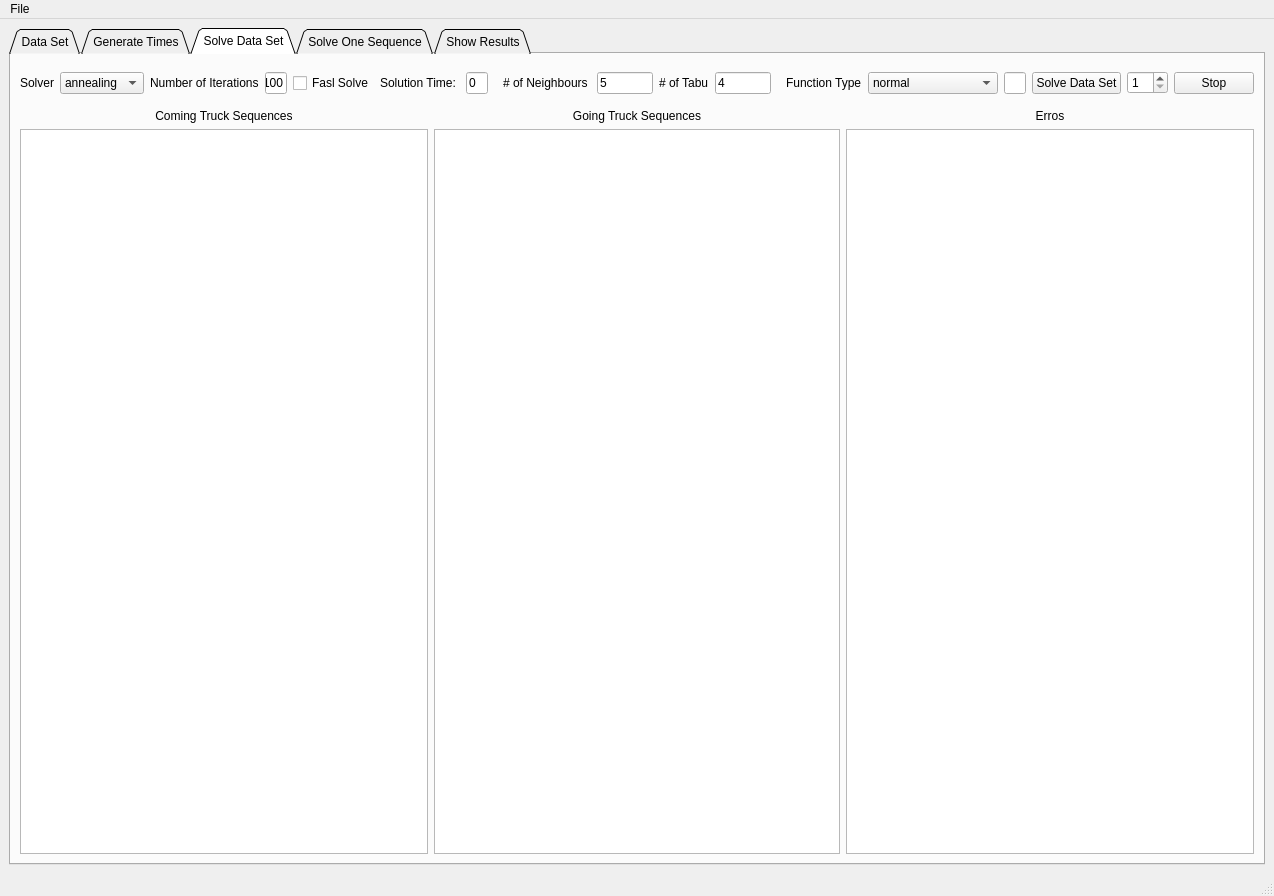
<?xml version="1.0" encoding="UTF-8"?>
<ui version="4.0">
 <class>MainWindow</class>
 <widget class="QMainWindow" name="MainWindow">
  <property name="geometry">
   <rect>
    <x>0</x>
    <y>0</y>
    <width>1274</width>
    <height>896</height>
   </rect>
  </property>
  <property name="windowTitle">
   <string>Cross Docking Solver</string>
  </property>
  <widget class="QWidget" name="centralwidget">
   <layout class="QGridLayout" name="gridLayout_9">
    <item row="0" column="0">
     <widget class="QTabWidget" name="tab_view">
      <property name="layoutDirection">
       <enum>Qt::LeftToRight</enum>
      </property>
      <property name="tabPosition">
       <enum>QTabWidget::North</enum>
      </property>
      <property name="tabShape">
       <enum>QTabWidget::Triangular</enum>
      </property>
      <property name="currentIndex">
       <number>2</number>
      </property>
      <property name="elideMode">
       <enum>Qt::ElideLeft</enum>
      </property>
      <property name="documentMode">
       <bool>false</bool>
      </property>
      <property name="tabsClosable">
       <bool>false</bool>
      </property>
      <property name="movable">
       <bool>false</bool>
      </property>
      <property name="tabBarAutoHide">
       <bool>false</bool>
      </property>
      <widget class="QWidget" name="tab_1">
       <attribute name="title">
        <string>Data Set</string>
       </attribute>
       <layout class="QGridLayout" name="gridLayout_3" columnstretch="1,5">
        <item row="0" column="0">
         <layout class="QVBoxLayout" name="verticalLayout">
          <item>
           <layout class="QFormLayout" name="formLayout">
            <property name="sizeConstraint">
             <enum>QLayout::SetFixedSize</enum>
            </property>
            <item row="0" column="0">
             <widget class="QLabel" name="numberOfInboundTrucksLabel">
              <property name="text">
               <string>Number of Inbound Trucks</string>
              </property>
             </widget>
            </item>
            <item row="0" column="1">
             <widget class="QSpinBox" name="numberOfInboundTrucksSpinBox"/>
            </item>
            <item row="1" column="0">
             <widget class="QLabel" name="numberOfOutboundTrucksLabel">
              <property name="text">
               <string>Number of Outbound Trucks</string>
              </property>
             </widget>
            </item>
            <item row="1" column="1">
             <widget class="QSpinBox" name="numberOfOutboundTrucksSpinBox"/>
            </item>
            <item row="2" column="0">
             <widget class="QLabel" name="numberOfCompoundTrucksLabel">
              <property name="text">
               <string>Number of Compound Trucks</string>
              </property>
             </widget>
            </item>
            <item row="2" column="1">
             <widget class="QSpinBox" name="numberOfCompoundTrucksSpinBox"/>
            </item>
            <item row="3" column="0">
             <widget class="QLabel" name="numberOfReceivingDoorsLabel">
              <property name="text">
               <string>Number of Receiving Doors</string>
              </property>
             </widget>
            </item>
            <item row="3" column="1">
             <widget class="QSpinBox" name="numberOfReceivingDoorsSpinBox"/>
            </item>
            <item row="4" column="0">
             <widget class="QLabel" name="numberOfShippingDoorsLabel">
              <property name="text">
               <string>Number of Shipping Doors</string>
              </property>
             </widget>
            </item>
            <item row="4" column="1">
             <widget class="QSpinBox" name="numberOfShippingDoorsSpinBox"/>
            </item>
            <item row="5" column="0">
             <widget class="QLabel" name="numberOfGoodsLabel">
              <property name="text">
               <string>Number of Goods</string>
              </property>
             </widget>
            </item>
            <item row="5" column="1">
             <widget class="QSpinBox" name="numberOfGoodsSpinBox"/>
            </item>
            <item row="6" column="0">
             <widget class="QLabel" name="loadingTumeLabel">
              <property name="text">
               <string>Loading Time</string>
              </property>
             </widget>
            </item>
            <item row="6" column="1">
             <widget class="QLineEdit" name="loadingTumeLineEdit"/>
            </item>
            <item row="8" column="0">
             <widget class="QLabel" name="truckChangeoverTimeLabel">
              <property name="text">
               <string>Truck Changeover Time</string>
              </property>
             </widget>
            </item>
            <item row="8" column="1">
             <widget class="QLineEdit" name="truckChangeoverTimeLineEdit"/>
            </item>
            <item row="9" column="0">
             <widget class="QLabel" name="effectOfTheArrivalTimesOnMakespanLabel">
              <property name="text">
               <string>Effect of the arrival times on makespan</string>
              </property>
             </widget>
            </item>
            <item row="9" column="1">
             <widget class="QLineEdit" name="effectOfTheArrivalTimesOnMakespanLineEdit"/>
            </item>
            <item row="10" column="0">
             <widget class="QLabel" name="truckTransferTimeLabel">
              <property name="text">
               <string>Truck Transfer Time</string>
              </property>
             </widget>
            </item>
            <item row="10" column="1">
             <widget class="QLineEdit" name="truckTransferTimeLineEdit"/>
            </item>
            <item row="11" column="0">
             <widget class="QLabel" name="inboundArrivalTimeLabel">
              <property name="text">
               <string>Inbound Arrival Time</string>
              </property>
             </widget>
            </item>
            <item row="11" column="1">
             <widget class="QLineEdit" name="inboundArrivalTimeLineEdit"/>
            </item>
            <item row="12" column="0">
             <widget class="QLabel" name="outboundArrivalTimeLabel">
              <property name="text">
               <string>Outbound Arrival Time</string>
              </property>
             </widget>
            </item>
            <item row="12" column="1">
             <widget class="QLineEdit" name="outboundArrivalTimeLineEdit"/>
            </item>
            <item row="13" column="0">
             <widget class="QLabel" name="goodTransferTimeLabel">
              <property name="text">
               <string>Good Transfer Time</string>
              </property>
             </widget>
            </item>
            <item row="13" column="1">
             <widget class="QLineEdit" name="goodTransferTimeLineEdit"/>
            </item>
            <item row="14" column="0">
             <widget class="QLabel" name="numberOfDataSetsLabel">
              <property name="text">
               <string>Number of Data Sets</string>
              </property>
             </widget>
            </item>
            <item row="14" column="1">
             <widget class="QSpinBox" name="numberOfDataSetsSpinBox">
              <property name="minimum">
               <number>0</number>
              </property>
              <property name="value">
               <number>0</number>
              </property>
             </widget>
            </item>
            <item row="7" column="0">
             <widget class="QLabel" name="label_20">
              <property name="text">
               <string>Unloading Time</string>
              </property>
             </widget>
            </item>
            <item row="7" column="1">
             <widget class="QLineEdit" name="unloading_time_edit"/>
            </item>
           </layout>
          </item>
          <item>
           <widget class="ClipboardTableView" name="datasettable">
            <property name="accessibleDescription">
             <string/>
            </property>
            <property name="lineWidth">
             <number>1</number>
            </property>
            <property name="editTriggers">
             <set>QAbstractItemView::DoubleClicked</set>
            </property>
            <property name="tabKeyNavigation">
             <bool>false</bool>
            </property>
            <property name="selectionMode">
             <enum>QAbstractItemView::ExtendedSelection</enum>
            </property>
            <property name="sortingEnabled">
             <bool>true</bool>
            </property>
            <attribute name="horizontalHeaderCascadingSectionResizes">
             <bool>true</bool>
            </attribute>
            <attribute name="horizontalHeaderDefaultSectionSize">
             <number>70</number>
            </attribute>
           </widget>
          </item>
         </layout>
        </item>
        <item row="0" column="1">
         <layout class="QVBoxLayout" name="verticalLayout_2">
          <item>
           <widget class="ClipboardTableView" name="inbound_good_table">
            <property name="editTriggers">
             <set>QAbstractItemView::DoubleClicked</set>
            </property>
           </widget>
          </item>
          <item>
           <widget class="ClipboardTableView" name="compound_coming_good_table">
            <property name="editTriggers">
             <set>QAbstractItemView::DoubleClicked</set>
            </property>
           </widget>
          </item>
          <item>
           <widget class="ClipboardTableView" name="outbound_good_table">
            <property name="editTriggers">
             <set>QAbstractItemView::DoubleClicked</set>
            </property>
           </widget>
          </item>
          <item>
           <widget class="ClipboardTableView" name="compound_going_good_table">
            <property name="editTriggers">
             <set>QAbstractItemView::DoubleClicked</set>
            </property>
           </widget>
          </item>
         </layout>
        </item>
       </layout>
      </widget>
      <widget class="QWidget" name="tab">
       <attribute name="title">
        <string>Generate Times</string>
       </attribute>
       <layout class="QGridLayout" name="gridLayout_2">
        <item row="2" column="1">
         <layout class="QVBoxLayout" name="verticalLayout_4">
          <item>
           <widget class="QLabel" name="label_2">
            <property name="text">
             <string>Leaving Times Lower Boundary</string>
            </property>
            <property name="alignment">
             <set>Qt::AlignCenter</set>
            </property>
           </widget>
          </item>
          <item>
           <widget class="ClipboardTableView" name="leaving_lower_table">
            <property name="editTriggers">
             <set>QAbstractItemView::NoEditTriggers</set>
            </property>
           </widget>
          </item>
         </layout>
        </item>
        <item row="0" column="1">
         <widget class="QPushButton" name="print_gams">
          <property name="text">
           <string>Gams Output</string>
          </property>
         </widget>
        </item>
        <item row="2" column="2">
         <layout class="QVBoxLayout" name="verticalLayout_5">
          <item>
           <widget class="QLabel" name="label_3">
            <property name="text">
             <string>lLeaving Times Upper  Boundary</string>
            </property>
            <property name="alignment">
             <set>Qt::AlignCenter</set>
            </property>
           </widget>
          </item>
          <item>
           <widget class="ClipboardTableView" name="leaving_upper_table">
            <property name="editTriggers">
             <set>QAbstractItemView::NoEditTriggers</set>
            </property>
           </widget>
          </item>
         </layout>
        </item>
        <item row="0" column="2">
         <widget class="QPushButton" name="print_text">
          <property name="text">
           <string>Text Output</string>
          </property>
         </widget>
        </item>
        <item row="0" column="0">
         <widget class="QPushButton" name="generate_times_button">
          <property name="text">
           <string>Generate</string>
          </property>
         </widget>
        </item>
        <item row="2" column="0">
         <layout class="QVBoxLayout" name="verticalLayout_3">
          <item>
           <widget class="QLabel" name="label">
            <property name="text">
             <string>Arrival Times</string>
            </property>
            <property name="alignment">
             <set>Qt::AlignCenter</set>
            </property>
           </widget>
          </item>
          <item>
           <widget class="ClipboardTableView" name="arrival_time_table">
            <property name="editTriggers">
             <set>QAbstractItemView::NoEditTriggers</set>
            </property>
           </widget>
          </item>
         </layout>
        </item>
        <item row="1" column="0">
         <widget class="QPushButton" name="generate_new_boundaries_button">
          <property name="text">
           <string>Generate New Boundaries</string>
          </property>
         </widget>
        </item>
       </layout>
      </widget>
      <widget class="QWidget" name="tab_2">
       <attribute name="title">
        <string>Solve Data Set</string>
       </attribute>
       <layout class="QGridLayout" name="gridLayout_7" rowstretch="0,3">
        <item row="0" column="0" colspan="3">
         <layout class="QHBoxLayout" name="horizontalLayout_4">
          <item>
           <widget class="QLabel" name="solverLabel">
            <property name="text">
             <string>Solver</string>
            </property>
           </widget>
          </item>
          <item>
           <widget class="QComboBox" name="solverComboBox">
            <item>
             <property name="text">
              <string>annealing</string>
             </property>
            </item>
            <item>
             <property name="text">
              <string>tabu</string>
             </property>
            </item>
           </widget>
          </item>
          <item>
           <widget class="QLabel" name="numberOfIterationsLabel">
            <property name="text">
             <string>Number of Iterations</string>
            </property>
           </widget>
          </item>
          <item>
           <widget class="QLineEdit" name="numberOfIterationsLineEdit">
            <property name="text">
             <string>100</string>
            </property>
           </widget>
          </item>
          <item>
           <widget class="QCheckBox" name="fast_solve_check_box">
            <property name="text">
             <string>Fasl Solve</string>
            </property>
           </widget>
          </item>
          <item>
           <widget class="QLabel" name="label_19">
            <property name="text">
             <string>Solution Time: </string>
            </property>
           </widget>
          </item>
          <item>
           <widget class="QLineEdit" name="solution_time_label">
            <property name="text">
             <string>0</string>
            </property>
           </widget>
          </item>
          <item>
           <widget class="QStackedWidget" name="stackedWidget">
            <property name="currentIndex">
             <number>1</number>
            </property>
            <widget class="QWidget" name="page">
             <layout class="QGridLayout" name="gridLayout_4">
              <item row="0" column="0">
               <layout class="QHBoxLayout" name="horizontalLayout">
                <item>
                 <widget class="QLabel" name="label_7">
                  <property name="text">
                   <string>Temperature</string>
                  </property>
                 </widget>
                </item>
                <item>
                 <widget class="QLineEdit" name="tempereature_line_edit">
                  <property name="text">
                   <string>100</string>
                  </property>
                 </widget>
                </item>
                <item>
                 <widget class="QLabel" name="label_9">
                  <property name="text">
                   <string>Decay Factor</string>
                  </property>
                 </widget>
                </item>
                <item>
                 <widget class="QLineEdit" name="decav_factor_line_edit">
                  <property name="text">
                   <string>0.9</string>
                  </property>
                 </widget>
                </item>
               </layout>
              </item>
             </layout>
            </widget>
            <widget class="QWidget" name="page_2">
             <layout class="QGridLayout" name="gridLayout_8">
              <item row="0" column="0">
               <layout class="QHBoxLayout" name="horizontalLayout_3">
                <item>
                 <widget class="QLabel" name="label_10">
                  <property name="text">
                   <string># of Neighbours </string>
                  </property>
                 </widget>
                </item>
                <item>
                 <widget class="QLineEdit" name="number_of_tabu_neighbours_line_edit">
                  <property name="text">
                   <string>5</string>
                  </property>
                 </widget>
                </item>
                <item>
                 <widget class="QLabel" name="label_11">
                  <property name="text">
                   <string># of Tabu</string>
                  </property>
                 </widget>
                </item>
                <item>
                 <widget class="QLineEdit" name="number_of_tabu_line_edit">
                  <property name="text">
                   <string>4</string>
                  </property>
                 </widget>
                </item>
               </layout>
              </item>
             </layout>
            </widget>
           </widget>
          </item>
          <item>
           <widget class="QLabel" name="label_21">
            <property name="text">
             <string>Function Type</string>
            </property>
           </widget>
          </item>
          <item>
           <widget class="QComboBox" name="function_combo_box">
            <item>
             <property name="text">
              <string>normal</string>
             </property>
            </item>
            <item>
             <property name="text">
              <string>number_of_goods</string>
             </property>
            </item>
            <item>
             <property name="text">
              <string>total_tardiness</string>
             </property>
            </item>
            <item>
             <property name="text">
              <string>cmax</string>
             </property>
            </item>
            <item>
             <property name="text">
              <string>late_truck</string>
             </property>
            </item>
            <item>
             <property name="text">
              <string/>
             </property>
            </item>
           </widget>
          </item>
          <item>
           <widget class="QLineEdit" name="time_limit_edit"/>
          </item>
          <item>
           <widget class="QPushButton" name="solve_data_set_button">
            <property name="text">
             <string>Solve Data Set</string>
            </property>
           </widget>
          </item>
          <item>
           <widget class="QSpinBox" name="data_set_spin_box">
            <property name="minimum">
             <number>1</number>
            </property>
            <property name="value">
             <number>1</number>
            </property>
           </widget>
          </item>
          <item>
           <widget class="QPushButton" name="stop_data_set_solve_button">
            <property name="text">
             <string>Stop</string>
            </property>
           </widget>
          </item>
         </layout>
        </item>
        <item row="1" column="0">
         <layout class="QVBoxLayout" name="verticalLayout_6">
          <item>
           <widget class="QLabel" name="label_4">
            <property name="text">
             <string>Coming Truck Sequences</string>
            </property>
            <property name="alignment">
             <set>Qt::AlignCenter</set>
            </property>
           </widget>
          </item>
          <item>
           <widget class="ClipboardTableView" name="coming_sequence_table"/>
          </item>
         </layout>
        </item>
        <item row="1" column="1">
         <layout class="QVBoxLayout" name="verticalLayout_7">
          <item>
           <widget class="QLabel" name="label_5">
            <property name="text">
             <string>Going Truck Sequences</string>
            </property>
            <property name="alignment">
             <set>Qt::AlignCenter</set>
            </property>
           </widget>
          </item>
          <item>
           <widget class="ClipboardTableView" name="going_sequence_table"/>
          </item>
         </layout>
        </item>
        <item row="1" column="2">
         <layout class="QVBoxLayout" name="verticalLayout_8">
          <item>
           <widget class="QLabel" name="label_6">
            <property name="text">
             <string>Erros</string>
            </property>
            <property name="alignment">
             <set>Qt::AlignCenter</set>
            </property>
           </widget>
          </item>
          <item>
           <widget class="ClipboardTableView" name="sequence_error_table"/>
          </item>
         </layout>
        </item>
       </layout>
      </widget>
      <widget class="QWidget" name="tab_4">
       <attribute name="title">
        <string>Solve One Sequence</string>
       </attribute>
       <layout class="QGridLayout" name="gridLayout_5" rowstretch="0,0,3">
        <item row="1" column="0">
         <widget class="QFrame" name="frame">
          <property name="frameShape">
           <enum>QFrame::StyledPanel</enum>
          </property>
          <property name="frameShadow">
           <enum>QFrame::Raised</enum>
          </property>
          <layout class="QGridLayout" name="gridLayout_6">
           <item row="0" column="0">
            <layout class="QGridLayout" name="sequence_grid"/>
           </item>
          </layout>
         </widget>
        </item>
        <item row="0" column="0">
         <layout class="QHBoxLayout" name="horizontalLayout_2">
          <item>
           <widget class="QPushButton" name="solve_one_sequence_button">
            <property name="text">
             <string>Solve</string>
            </property>
           </widget>
          </item>
          <item>
           <widget class="QLabel" name="label_8">
            <property name="text">
             <string>Time</string>
            </property>
           </widget>
          </item>
          <item>
           <widget class="QLCDNumber" name="time">
            <property name="font">
             <font>
              <weight>75</weight>
              <italic>false</italic>
              <bold>true</bold>
             </font>
            </property>
           </widget>
          </item>
          <item>
           <widget class="QLabel" name="label_12">
            <property name="text">
             <string>One step time</string>
            </property>
           </widget>
          </item>
          <item>
           <widget class="QLineEdit" name="time_constant">
            <property name="text">
             <string>0.1</string>
            </property>
           </widget>
          </item>
          <item>
           <widget class="QPushButton" name="pause_button">
            <property name="text">
             <string>Pause</string>
            </property>
           </widget>
          </item>
          <item>
           <widget class="QPushButton" name="resume_button">
            <property name="text">
             <string>Resume</string>
            </property>
           </widget>
          </item>
          <item>
           <widget class="QPushButton" name="stop_button">
            <property name="text">
             <string>Stop</string>
            </property>
           </widget>
          </item>
         </layout>
        </item>
        <item row="2" column="0">
         <widget class="Simulator" name="graphicsView"/>
        </item>
       </layout>
      </widget>
      <widget class="QWidget" name="tab_3">
       <attribute name="title">
        <string>Show Results</string>
       </attribute>
       <layout class="QGridLayout" name="gridLayout">
        <item row="0" column="0">
         <layout class="QHBoxLayout" name="horizontalLayout_5">
          <item>
           <widget class="QComboBox" name="result_names_combo_box">
            <property name="minimumSize">
             <size>
              <width>300</width>
              <height>0</height>
             </size>
            </property>
           </widget>
          </item>
          <item>
           <widget class="QLabel" name="label_13">
            <property name="text">
             <string>Iteration Number</string>
            </property>
           </widget>
          </item>
          <item>
           <widget class="QLineEdit" name="result_iteration_number_line_edit">
            <property name="text">
             <string>1</string>
            </property>
           </widget>
          </item>
          <item>
           <widget class="QPushButton" name="show_results_button">
            <property name="text">
             <string>Show Results</string>
            </property>
           </widget>
          </item>
         </layout>
        </item>
        <item row="1" column="0">
         <layout class="QVBoxLayout" name="verticalLayout_15">
          <item>
           <layout class="QHBoxLayout" name="horizontalLayout_6" stretch="1,1">
            <item>
             <layout class="QVBoxLayout" name="verticalLayout_12">
              <item>
               <layout class="QVBoxLayout" name="verticalLayout_13">
                <item>
                 <widget class="QLabel" name="label_17">
                  <property name="text">
                   <string>Seqeunce Table</string>
                  </property>
                 </widget>
                </item>
                <item>
                 <widget class="ClipboardTableView" name="sequence_table">
                  <property name="minimumSize">
                   <size>
                    <width>350</width>
                    <height>0</height>
                   </size>
                  </property>
                 </widget>
                </item>
               </layout>
              </item>
              <item>
               <layout class="QVBoxLayout" name="verticalLayout_11">
                <item>
                 <widget class="QLabel" name="label_16">
                  <property name="text">
                   <string>Inbound Time Table</string>
                  </property>
                  <property name="alignment">
                   <set>Qt::AlignCenter</set>
                  </property>
                 </widget>
                </item>
                <item>
                 <widget class="ClipboardTableView" name="inbound_time_table">
                  <property name="minimumSize">
                   <size>
                    <width>350</width>
                    <height>0</height>
                   </size>
                  </property>
                 </widget>
                </item>
               </layout>
              </item>
             </layout>
            </item>
            <item>
             <layout class="QVBoxLayout" name="verticalLayout_14">
              <item>
               <widget class="QLabel" name="label_18">
                <property name="text">
                 <string>Good Table</string>
                </property>
               </widget>
              </item>
              <item>
               <widget class="ClipboardTableView" name="good_in_out_table">
                <property name="sizeAdjustPolicy">
                 <enum>QAbstractScrollArea::AdjustToContents</enum>
                </property>
                <attribute name="horizontalHeaderHighlightSections">
                 <bool>false</bool>
                </attribute>
               </widget>
              </item>
             </layout>
            </item>
           </layout>
          </item>
          <item>
           <layout class="QVBoxLayout" name="verticalLayout_9">
            <item>
             <widget class="QLabel" name="label_14">
              <property name="text">
               <string>Outbound Time Table</string>
              </property>
              <property name="alignment">
               <set>Qt::AlignCenter</set>
              </property>
             </widget>
            </item>
            <item>
             <widget class="ClipboardTableView" name="outbound_time_table">
              <property name="minimumSize">
               <size>
                <width>0</width>
                <height>150</height>
               </size>
              </property>
             </widget>
            </item>
           </layout>
          </item>
          <item>
           <layout class="QVBoxLayout" name="verticalLayout_10">
            <item>
             <widget class="QLabel" name="label_15">
              <property name="text">
               <string>Compound Time Table</string>
              </property>
              <property name="alignment">
               <set>Qt::AlignCenter</set>
              </property>
             </widget>
            </item>
            <item>
             <widget class="ClipboardTableView" name="compound_time_table">
              <property name="minimumSize">
               <size>
                <width>0</width>
                <height>150</height>
               </size>
              </property>
             </widget>
            </item>
           </layout>
          </item>
         </layout>
        </item>
       </layout>
      </widget>
     </widget>
    </item>
   </layout>
  </widget>
  <widget class="QMenuBar" name="menubar">
   <property name="geometry">
    <rect>
     <x>0</x>
     <y>0</y>
     <width>1274</width>
     <height>21</height>
    </rect>
   </property>
   <widget class="QMenu" name="menuFile">
    <property name="title">
     <string>File</string>
    </property>
    <addaction name="actionNew_Data"/>
    <addaction name="actionLoad_Data"/>
    <addaction name="actionSave_Data"/>
    <addaction name="actionQuit"/>
   </widget>
   <addaction name="menuFile"/>
  </widget>
  <widget class="QStatusBar" name="statusbar"/>
  <action name="actionNew_Data">
   <property name="text">
    <string>New Data</string>
   </property>
  </action>
  <action name="actionLoad_Data">
   <property name="text">
    <string>Load Data</string>
   </property>
  </action>
  <action name="actionSave_Data">
   <property name="text">
    <string>Save Data</string>
   </property>
  </action>
  <action name="actionQuit">
   <property name="text">
    <string>Quit</string>
   </property>
  </action>
 </widget>
 <customwidgets>
  <customwidget>
   <class>Simulator</class>
   <extends>QGraphicsView</extends>
   <header>src.simulator</header>
  </customwidget>
  <customwidget>
   <class>ClipboardTableView</class>
   <extends>QTableView</extends>
   <header location="global">src.clipboard_table_view</header>
  </customwidget>
 </customwidgets>
 <resources/>
 <connections>
  <connection>
   <sender>solverComboBox</sender>
   <signal>currentIndexChanged(int)</signal>
   <receiver>stackedWidget</receiver>
   <slot>setCurrentIndex(int)</slot>
   <hints>
    <hint type="sourcelabel">
     <x>92</x>
     <y>226</y>
    </hint>
    <hint type="destinationlabel">
     <x>594</x>
     <y>226</y>
    </hint>
   </hints>
  </connection>
 </connections>
</ui>
